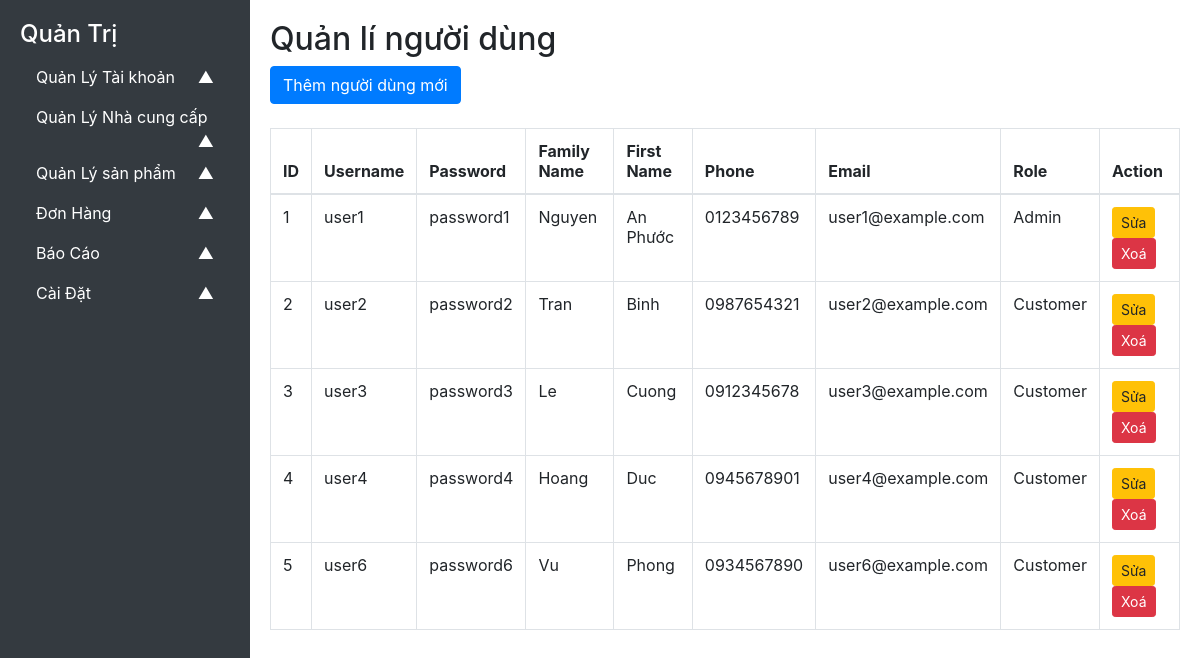
The page /admin/manage-user.php on the database its author committed.
### tables this page shows
CREATE TABLE IF NOT EXISTS `user` (
  `id` bigint(20) NOT NULL AUTO_INCREMENT,
  `username` varchar(50) NOT NULL,
  `password` varchar(500) NOT NULL,
  `familyname` varchar(100) NOT NULL,
  `firstname` varchar(100) NOT NULL,
  `phone` varchar(50) NOT NULL,
  `email` varchar(100) NOT NULL,
  PRIMARY KEY (`id`)
);

CREATE TABLE IF NOT EXISTS `role` (
  `id` bigint(20) NOT NULL AUTO_INCREMENT,
  `name` varchar(100) NOT NULL,
  `description` varchar(500) NOT NULL,
  PRIMARY KEY (`id`)
);

### admin/manage-user.php (the view, shortened to what this page needs)
<?php
include 'db.php';
include 'sidebar.php';
$result = $conn->query("SELECT user.*, role.name as role
FROM user
JOIN user_role ON user.id = user_role.user_id
JOIN role ON role.id = user_role.role_id;");
?>
<!DOCTYPE html>
<html lang="vi">
<head>
  <link rel="stylesheet" href="https://stackpath.bootstrapcdn.com/bootstrap/4.5.2/css/bootstrap.min.css">
</head>
<body>
  <div class="content">
    <h2>Quản lí người dùng</h2>
    <div class="text-end mb-4">
      <a href="create-user.php" class="btn btn-primary">Thêm người dùng mới</a>
    </div>
    <table class="table table-bordered">
      <thead>
        <tr>
          <th>ID</th>
          <th>Username</th>
          <th>Password</th>
          <th>Family Name</th>
          <th>First Name</th>
          <th>Phone</th>
          <th>Email</th>
          <th>Role</th>
          <th>Action</th>
        </tr>
      </thead>
      <tbody>
        <?php while ($user = $result->fetch_assoc()) { ?>
          <tr>
            <td><?php echo $user['id']; ?></td>
            <td><?php echo $user['username']; ?></td>
            <td><?php echo $user['password']; ?></td>
            <td><?php echo $user['familyname']; ?></td>
            <td><?php echo $user['firstname']; ?></td>
            <td><?php echo $user['phone']; ?></td>
            <td><?php echo $user['email']; ?></td>
            <td><?php echo $user['role']; ?></td>
            <td>
              <a class="btn btn-warning btn-sm" href="update-user.php?id=<?php echo $user['id']; ?>">Sửa</a>
              <a class="btn btn-danger btn-sm" href="delete-user.php?id=<?php echo $user['id']; ?>" onclick="return confirm('Bạn có chắc chắn muốn xóa?');">Xoá</a>
            </td>
          </tr>
        <?php } ?>
      </tbody>
    </table>
  </div>
</body>
</html>

### admin/manage-user.php (style rules this page uses)
body { display: flex; height: 100vh; margin: 0; }
.content { margin-left: 250px; padding: 20px; flex-grow: 1; }

### rows shown on the page
user: id "1", username "user1", password "password1", familyname "Nguyen", firstname "An Phước", phone "0123456789", email "user1@example.com", role.name "Admin"
user: id "2", username "user2", password "password2", familyname "Tran", firstname "Binh", phone "0987654321", email "user2@example.com", role.name "Customer"
user: id "3", username "user3", password "password3", familyname "Le", firstname "Cuong", phone "0912345678", email "user3@example.com", role.name "Customer"
user: id "4", username "user4", password "password4", familyname "Hoang", firstname "Duc", phone "0945678901", email "user4@example.com", role.name "Customer"
user: id "5", username "user6", password "password6", familyname "Vu", firstname "Phong", phone "0934567890", email "user6@example.com", role.name "Customer"
